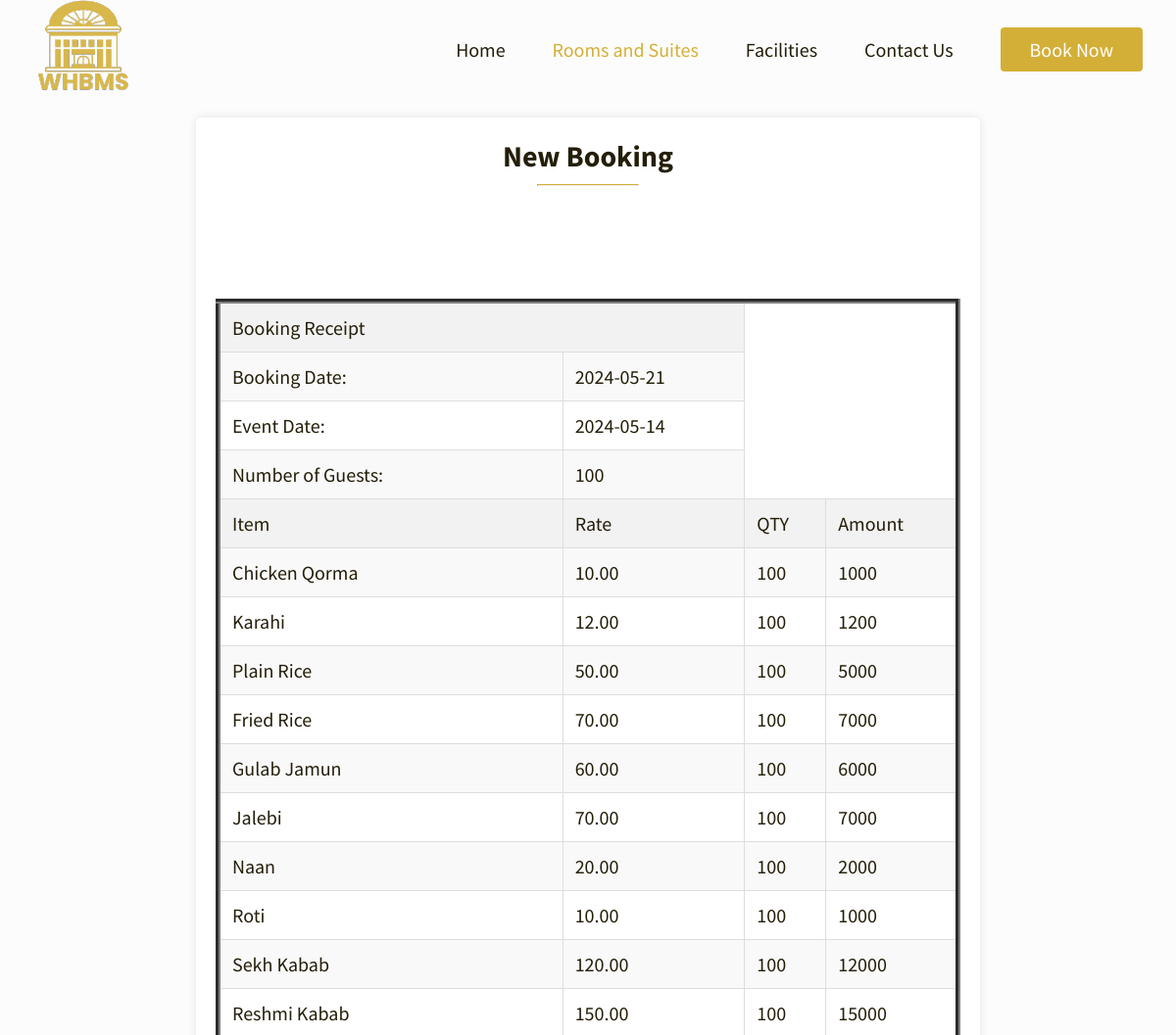
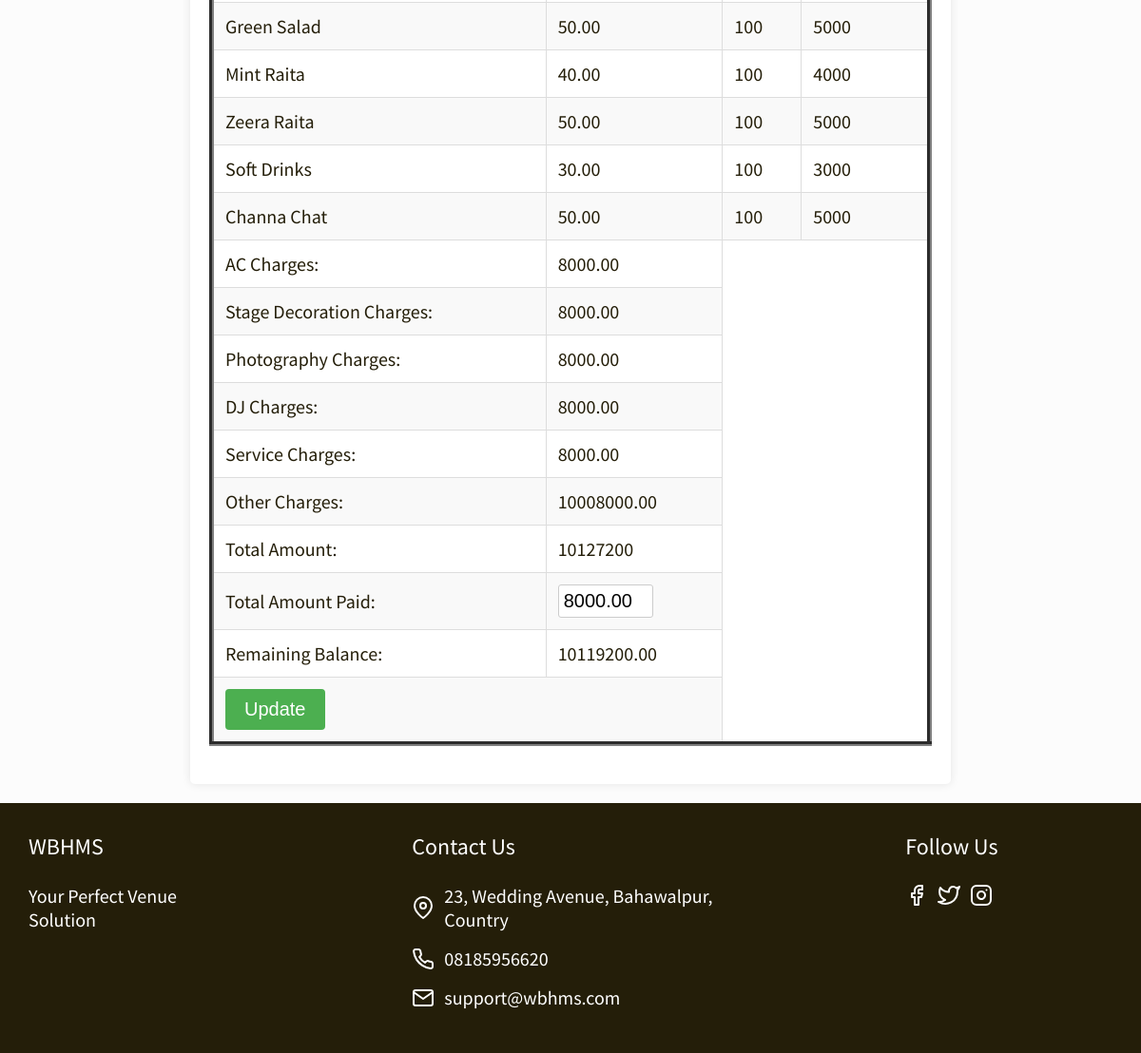
Page /receiptpage.php?booking_id=27 (signed in) on the committed database (2 pictures, top to bottom).
### tables this page shows
CREATE TABLE `bookings` (
  `id` int(11) NOT NULL,
  `booking_date` date DEFAULT NULL,
  `event_date` date DEFAULT NULL,
  `event_start_time` time DEFAULT NULL,
  `event_end_time` time DEFAULT NULL,
  `event_purpose` text DEFAULT NULL,
  `customer_name` varchar(255) DEFAULT NULL,
  `mobile_number` varchar(20) DEFAULT NULL,
  `cnic` varchar(20) DEFAULT NULL,
  `address` text DEFAULT NULL,
  `hall_selection` varchar(255) DEFAULT NULL,
  `mains` text DEFAULT NULL,
  `rice` text DEFAULT NULL,
  `barbq` text DEFAULT NULL,
  `sweet_dishes` text DEFAULT NULL,
  `salad` text DEFAULT NULL,
  `naan_roti` text DEFAULT NULL,
  `raita` text DEFAULT NULL,
  `drinks` text DEFAULT NULL,
  `extras` text DEFAULT NULL,
  `ac_charges` decimal(10,2) DEFAULT NULL,
  `stage_decoration` decimal(10,2) DEFAULT NULL,
  `no_of_guests` int(11) DEFAULT NULL,
  `dj` decimal(10,2) DEFAULT NULL,
  `photography` decimal(10,2) DEFAULT NULL,
  `service_charges` decimal(10,2) DEFAULT NULL,
  `other_charges` decimal(10,2) DEFAULT NULL,
  `total_amount` decimal(10,2) DEFAULT NULL,
  `paid_amount` decimal(10,2) DEFAULT NULL,
  `remaining_balance` decimal(10,2) DEFAULT NULL
);

CREATE TABLE `mains` (
  `id` int(11) NOT NULL,
  `dish_name` varchar(255) NOT NULL,
  `price` decimal(10,2) NOT NULL
);

CREATE TABLE `rice` (
  `id` int(11) NOT NULL,
  `dish_name` varchar(255) NOT NULL,
  `price` decimal(10,2) NOT NULL
);

CREATE TABLE `sweetdishes` (
  `id` int(11) NOT NULL,
  `dish_name` varchar(255) NOT NULL,
  `price` decimal(10,2) NOT NULL
);

CREATE TABLE `naanroti` (
  `id` int(11) NOT NULL,
  `dish_name` varchar(255) NOT NULL,
  `price` decimal(10,2) NOT NULL
);

CREATE TABLE `barbq` (
  `id` int(11) NOT NULL,
  `dish_name` varchar(255) NOT NULL,
  `price` decimal(10,2) NOT NULL
);

CREATE TABLE `salad` (
  `id` int(11) NOT NULL,
  `dish_name` varchar(255) NOT NULL,
  `price` decimal(10,2) NOT NULL
);

CREATE TABLE `raita` (
  `id` int(11) NOT NULL,
  `dish_name` varchar(255) NOT NULL,
  `price` decimal(10,2) NOT NULL
);

CREATE TABLE `drinks` (
  `id` int(11) NOT NULL,
  `drink_name` varchar(255) NOT NULL,
  `price` decimal(10,2) NOT NULL
);

CREATE TABLE `extras` (
  `id` int(11) NOT NULL,
  `extra_name` varchar(255) NOT NULL,
  `price` decimal(10,2) NOT NULL
);

### receiptpage.php (the view, shortened to what this page needs)
<!DOCTYPE html>
<html lang="en">
<head>
	<link rel="stylesheet" href="./assets/css/global-header.css">
	<link rel="stylesheet" href="./assets/css/global-footer.css">
	<link rel="stylesheet" href="./assets/css/rooms-and-suites.css">
</head>
<body>
    <header>
        <div class="header-container">
            <nav class="header-nav-bar">
                <div class="header-nav-logo">
					<a href="index.html">
						<img src="./assets/img/whbms.png"
							alt="whbmslogo">
					</a>
				</div>
                <ul class="header-nav-lists">
                    <li class="header-nav-list">
                        <a class="header-nav-link" href="index.html">Home</a>
                    </li>
                    <li class="header-nav-list"><a class="header-nav-link header-active"
                            href="rooms-and-suites.html">Rooms and Suites</a></li>
                    <li class="header-nav-list"><a class="header-nav-link" href="facilities.html">Facilities</a></li>
                    <li class="header-nav-list"><a class="header-nav-link" href="contact-page.html">Contact Us</a></li>
                    <li class="header-nav-list"><a class="header-btn header-btn-custom" href="#">Book Now</a></li>
                </ul>
            </nav>
    </header>
    <main>
        <div class="container">
            <div class="page-header-container">
                <h2 class="page-header">New Booking</h2>
                <hr />
                <br>
            </div>
            <?php
include 'config.php';
$total_food_amount = 0;
if (isset($_GET['booking_id'])) {
    $booking_id = $_GET['booking_id'];
    $booking_query = "SELECT * FROM bookings WHERE id = $booking_id";
    $booking_result = $conn->query($booking_query);
    if ($booking_result->num_rows > 0) {
        $booking_row = $booking_result->fetch_assoc();
        echo "<table border='5'>";
        echo "<tr><th colspan='2'>Booking Receipt</th></tr>";
        echo "<tr><td>Booking Date:</td><td>{$booking_row['booking_date']}</td></tr>";
        echo "<tr><td>Event Date:</td><td>{$booking_row['event_date']}</td></tr>";
        echo "<tr><td>Number of Guests:</td><td>{$booking_row['no_of_guests']}</td></tr>";
        $selected_mains = explode(", ", $booking_row['mains']);
        echo "<tr><th>Item</th><th>Rate</th><th>QTY</th><th>Amount</th></tr>";
        foreach ($selected_mains as $item) {
            $dish_query = "SELECT * FROM mains WHERE dish_name = '$item'";
            $dish_result = $conn->query($dish_query);
            if ($dish_result->num_rows > 0) {
                $row = $dish_result->fetch_assoc();
                $dish_name = $row['dish_name'];
                $dish_price = $row['price'];
                $no_of_guests = $booking_row['no_of_guests'];
                $total_charges = $dish_price * $no_of_guests;
                echo "<tr><td>$dish_name</td><td>$dish_price</td><td>$no_of_guests</td><td>$total_charges</td></tr>";
                $total_food_amount += $total_charges;
            }
        }
        $selected_rice = explode(", ", $booking_row['rice']);
         foreach ($selected_rice as $item) {
            $dish_query = "SELECT * FROM rice WHERE dish_name = '$item'";
            $dish_result = $conn->query($dish_query);
            if ($dish_result->num_rows > 0) {
                $row = $dish_result->fetch_assoc();
                $dish_name = $row['dish_name'];
                $dish_price = $row['price'];
                $no_of_guests = $booking_row['no_of_guests'];
                $total_charges = $dish_price * $no_of_guests;
                echo "<tr><td>$dish_name</td><td>$dish_price</td><td>$no_of_guests</td><td>$total_charges</td></tr>";
                $total_food_amount += $total_charges;
            }
        }
        $selected_sweets = explode(", ", $booking_row['sweet_dishes']);
         foreach ($selected_sweets as $item) {
            $dish_query = "SELECT * FROM sweetdishes WHERE dish_name = '$item'";
            $dish_result = $conn->query($dish_query);
            if ($dish_result->num_rows > 0) {
                $row = $dish_result->fetch_assoc();
                $dish_name = $row['dish_name'];
                $dish_price = $row['price'];
                $no_of_guests = $booking_row['no_of_guests'];
                $total_charges = $dish_price * $no_of_guests;
                echo "<tr><td>$dish_name</td><td>$dish_price</td><td>$no_of_guests</td><td>$total_charges</td></tr>";
                $total_food_amount += $total_charges;
            }
        }
        $selected_naan_roti = explode(", ", $booking_row['naan_roti']);
        foreach ($selected_naan_roti as $item) {
            $dish_query = "SELECT * FROM naanroti WHERE dish_name = '$item'";
            $dish_result = $conn->query($dish_query);
            if ($dish_result->num_rows > 0) {
                $row = $dish_result->fetch_assoc();
                $dish_name = $row['dish_name'];
                $dish_price = $row['price'];
                $no_of_guests = $booking_row['no_of_guests'];
                $total_charges = $dish_price * $no_of_guests;
                echo "<tr><td>$dish_name</td><td>$dish_price</td><td>$no_of_guests</td><td>$total_charges</td></tr>";
                $total_food_amount += $total_charges;
            }
        }
        $selected_barbq = explode(", ", $booking_row['barbq']);
        foreach ($selected_barbq as $item) {
            $dish_query = "SELECT * FROM barbq WHERE dish_name = '$item'";
            $dish_result = $conn->query($dish_query);
            if ($dish_result->num_rows > 0) {
                $row = $dish_result->fetch_assoc();
                $dish_name = $row['dish_name'];
                $dish_price = $row['price'];
                $no_of_guests = $booking_row['no_of_guests'];
                $total_charges = $dish_price * $no_of_guests;
                echo "<tr><td>$dish_name</td><td>$dish_price</td><td>$no_of_guests</td><td>$total_charges</td></tr>";
                $total_food_amount += $total_charges;
            }
        }
        $selected_salad = explode(", ", $booking_row['salad']);
        foreach ($selected_salad as $item) {
            $dish_query = "SELECT * FROM salad WHERE dish_name = '$item'";
            $dish_result = $conn->query($dish_query);
            if ($dish_result->num_rows > 0) {
                $row = $dish_result->fetch_assoc();
                $dish_name = $row['dish_name'];
                $dish_price = $row['price'];
                $no_of_guests = $booking_row['no_of_guests'];
                $total_charges = $dish_price * $no_of_guests;
                echo "<tr><td>$dish_name</td><td>$dish_price</td><td>$no_of_guests</td><td>$total_charges</td></tr>";
                $total_food_amount += $total_charges;
            }
        }
        $selected_raita = explode(", ", $booking_row['raita']);
        foreach ($selected_raita as $item) {
            $dish_query = "SELECT * FROM raita WHERE dish_name = '$item'";
            $dish_result = $conn->query($dish_query);
            if ($dish_result->num_rows > 0) {
                $row = $dish_result->fetch_assoc();
                $dish_name = $row['dish_name'];
                $dish_price = $row['price'];
                $no_of_guests = $booking_row['no_of_guests'];
                $total_charges = $dish_price * $no_of_guests;
                echo "<tr><td>$dish_name</td><td>$dish_price</td><td>$no_of_guests</td><td>$total_charges</td></tr>";
                $total_food_amount += $total_charges;
            }
        }
        $selected_drinks = explode(", ", $booking_row['drinks']);
        foreach ($selected_drinks as $item) {
            $dish_query = "SELECT * FROM drinks WHERE drink_name = '$item'";
            $dish_result = $conn->query($dish_query);
            if ($dish_result->num_rows > 0) {
                $row = $dish_result->fetch_assoc();
                $dish_name = $row['drink_name'];
                $dish_price = $row['price'];
                $no_of_guests = $booking_row['no_of_guests'];
                $total_charges = $dish_price * $no_of_guests;
                echo "<tr><td>$dish_name</td><td>$dish_price</td><td>$no_of_guests</td><td>$total_charges</td></tr>";
                $total_food_amount += $total_charges;
            }
        }
        $selected_extras = explode(", ", $booking_row['extras']);
        foreach ($selected_extras as $item) {
            $dish_query = "SELECT * FROM extras WHERE extra_name = '$item'";
            $dish_result = $conn->query($dish_query);
            if ($dish_result->num_rows > 0) {
                $row = $dish_result->fetch_assoc();
                $dish_name = $row['extra_name'];
                $dish_price = $row['price'];
                $no_of_guests = $booking_row['no_of_guests'];
                $total_charges = $dish_price * $no_of_guests;
                echo "<tr><td>$dish_name</td><td>$dish_price</td><td>$no_of_guests</td><td>$total_charges</td></tr>";
                $total_food_amount += $total_charges;
            }
        }
        echo "<tr><td>AC Charges:</td><td>{$booking_row['ac_charges']}</td></tr>";
        echo "<tr><td>Stage Decoration Charges:</td><td>{$booking_row['stage_decoration']}</td></tr>";
        echo "<tr><td>Photography Charges:</td><td>{$booking_row['photography']}</td></tr>";
        echo "<tr><td>DJ Charges:</td><td>{$booking_row['dj']}</td></tr>";
        echo "<tr><td>Service Charges:</td><td>{$booking_row['service_charges']}</td></tr>";
        echo "<tr><td>Other Charges:</td><td>{$booking_row['other_charges']}</td></tr>";
        $total_amount = $total_food_amount + $booking_row['ac_charges'] + $booking_row['stage_decoration'] + $booking_row['photography'] + $booking_row['dj'] + $booking_row['service_charges'] + $booking_row['other_charges'];
        echo "<tr><td>Total Amount:</td><td>$total_amount</td></tr>";
        echo "<tr><td>Total Amount Paid:</td><td>";
        echo "<input type='text' id='paid_amount' name='paid_amount' value='{$booking_row['paid_amount']}' onchange='calculateRemainingBalance()'>";
        echo "</td></tr>";
        echo "<tr><td>Remaining Balance:</td><td><span id='remaining_balance'></span></td></tr>";
        echo "<tr><td colspan='2'><button onclick='updateAmounts()'>Update</button></td></tr>";
        echo "</table>";
    } else {
        echo "Booking not found.";
    }
} else {
    echo "Booking ID not provided.";
}
?>
        </div>
    </main>
    <footer class="footer">
		<div class="footer-container">
			<nav class="footer-nav">
				<div class="footer-description">
					<h3 class="footer-description-title">WBHMS</h3>
					<p>Your Perfect Venue Solution</p>
				</div>
				<div class="footer-contact-us">
					<h3 class="footer-description-title">Contact Us</h3>
					<p class="footer-description-detail">
						<img src="./assets/img/map-pin.svg" class="footer-description-icon" alt="star hotel location">
						<span>23, Wedding Avenue, Bahawalpur, Country</span>
					<p class="footer-description-detail">
						<img src="./assets/img/phone.svg" class="footer-description-icon" alt="star hotels phone number">
						<span>
					 08185956620</span></p>
					<p class="footer-description-detail">
						<img src="./assets/img/mail.svg" class="footer-description-icon" alt="star hotels email">
						<span>support@wbhms.com</span> </p>
				</div>
				<div class="footer-follow-us">
					<h3 class="footer-description-title">Follow Us</h3>
					<ul class="footer-follow-us-lists">
						<li class="follow-us-list">
							<a href="">
								<img src="./assets/img/facebook.svg" alt="star hotels facebook page">
							</a>
						</li>
						<li class="follow-us-list">
							<a href="">
								<img src="./assets/img/twitter.svg" alt="star hotels twitter page">
							</a>
						</li>
						<li class="follow-us-list">
							<a href="">
								<img src="./assets/img/instagram.svg" alt="star hotels instagram page">
							</a>
						</li>
					</ul>
				</div>
			</nav>
		</div>
	</footer>
</body>
</html>

### rows in the picture
bookings: booking_date "2024-05-21", event_date "2024-05-14", no_of_guests "100", ac_charges "8000.00", stage_decoration "8000.00", photography "8000.00", dj "8000.00", service_charges "8000.00", other_charges "10008000.00", total_amount "10127200", paid_amount "8000.00"
mains: dish_name "Chicken Qorma", price "10.00", price.no_of_guests "1000"
mains: dish_name "Karahi", price "12.00", price.no_of_guests "1200"
rice: dish_name "Plain Rice", price "50.00", price.no_of_guests "5000"
rice: dish_name "Fried Rice", price "70.00", price.no_of_guests "7000"
sweetdishes: dish_name "Gulab Jamun", price "60.00", price.no_of_guests "6000"
sweetdishes: dish_name "Jalebi", price "70.00", price.no_of_guests "7000"
naanroti: dish_name "Naan", price "20.00", price.no_of_guests "2000"
naanroti: dish_name "Roti", price "10.00", price.no_of_guests "1000"
barbq: dish_name "Sekh Kabab", price "120.00", price.no_of_guests "12000"
barbq: dish_name "Reshmi Kabab", price "150.00", price.no_of_guests "15000"
salad: dish_name "Green Salad", price "50.00", price.no_of_guests "5000"
raita: dish_name "Mint Raita", price "40.00", price.no_of_guests "4000"
raita: dish_name "Zeera Raita", price "50.00", price.no_of_guests "5000"
drinks: drink_name "Soft Drinks", price "30.00", price.no_of_guests "3000"
extras: extra_name "Channa Chat", price "50.00", price.no_of_guests "5000"
